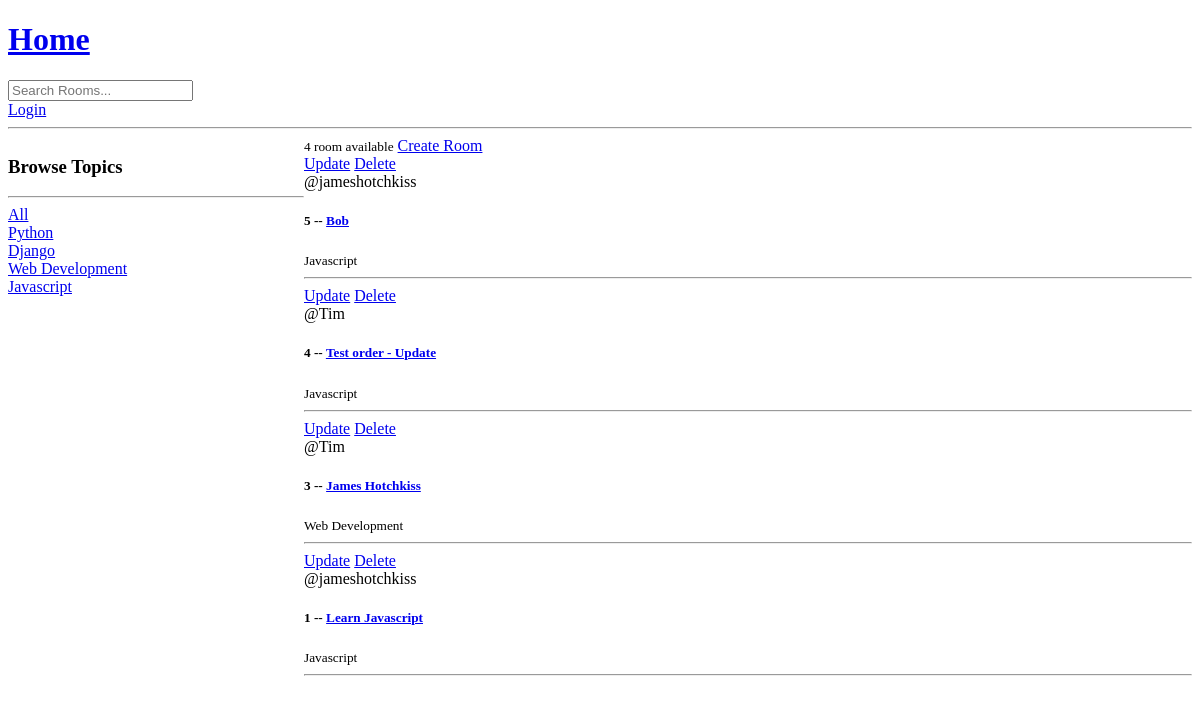
/, run on an earlier commit of the app's database.
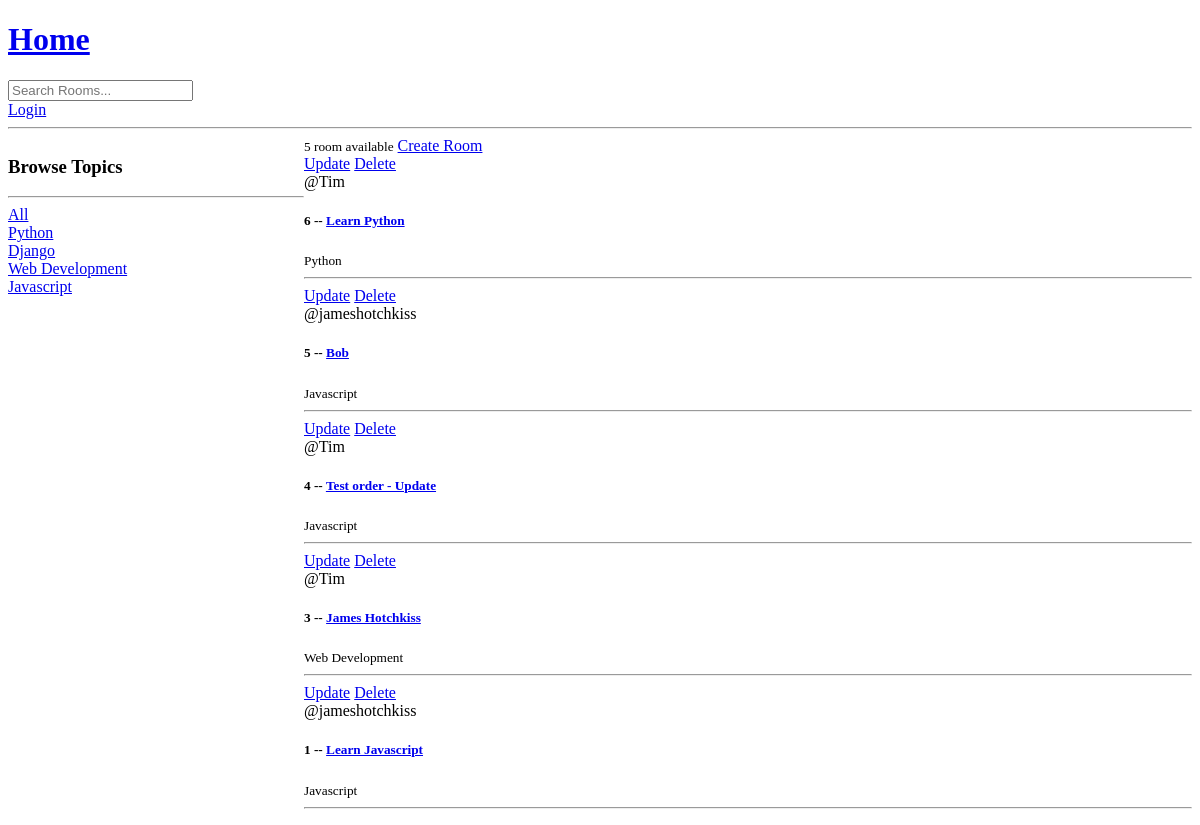
And on a later commit of the database.
### base/models.py (models this page shows, shortened)
class Topic(models.Model):
    name = models.CharField(max_length=200)

class Room(models.Model):
    host = models.ForeignKey(User, on_delete=models.SET_NULL, null=True)
    topic = models.ForeignKey(Topic, on_delete=models.SET_NULL, null=True)
    name = models.CharField(max_length=200)
    description = models.TextField(null=True, blank=True)
    updated = models.DateTimeField(auto_now=True)
    created = models.DateTimeField(auto_now_add=True)
    class Meta:
        ordering = ['-updated', '-created']

### base/views.py (the view)
# urls.py: path('', views.home, name="home"),
def home(request):
    q = request.GET.get('q') if request.GET.get('q') != None else ''
    rooms = Room.objects.filter(
        Q(topic__name__icontains=q) |
        Q(name__icontains=q) |
        Q(description__icontains=q)
        )
    room_count = rooms.count()
    topics = Topic.objects.all()
    context = {'rooms':rooms, 'topics':topics, 'room_count':room_count}
    return render(request, 'base/home.html', context)

### base/templates/base/home.html (shortened to what this page needs)
{% extends 'main.html' %}
{% block content %}
<div class="home-container">
    <div>
        <h3>Browse Topics</h3>
        <hr>
        <a href="{% url 'home' %}">All</a>
        {% for topic in topics %}
        <div>
            <a href="{% url 'home' %}?q={{topic.name}}">{{topic.name}}</a>
        </div>
        {% endfor %}
    </div>
    <div>
        <small>{{room_count}} room available</small>
        <a href="{% url 'create-room' %}">Create Room</a>
        <div>
            {% for room in rooms %}
                <div>
                    <a href="{% url 'update-room' room.id %}">Update</a>
                    <a href="{% url 'delete-room' room.id %}">Delete</a>
                    <br>
                    <span>@{{room.host.username}}</span>
                    <h5>{{room.id}} -- <a href="{% url 'room' room.id %}">{{room.name}}</a></h5>
                    <small>{{room.topic.name}}</small>
                    <hr>
                </div>
            {% endfor %}
        </div>
    </div>
</div>
{% endblock content%}

What changed in the data, as far as the page shows it:
added Room: host.username "Tim", id "6", name "Learn Python", topic.name "Python"
Also different on the page:
{{ room_count }}: "4" → "5"
